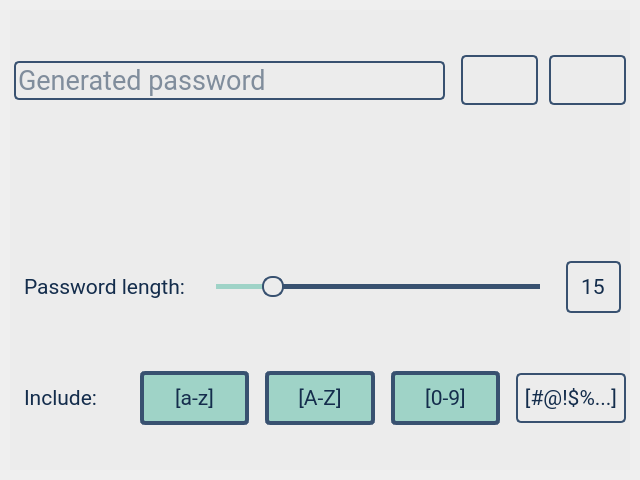
<?xml version="1.0" encoding="UTF-8"?>
<ui version="4.0">
 <class>MainWindow</class>
 <widget class="QMainWindow" name="MainWindow">
  <property name="geometry">
   <rect>
    <x>0</x>
    <y>0</y>
    <width>640</width>
    <height>480</height>
   </rect>
  </property>
  <property name="minimumSize">
   <size>
    <width>640</width>
    <height>480</height>
   </size>
  </property>
  <property name="maximumSize">
   <size>
    <width>640</width>
    <height>480</height>
   </size>
  </property>
  <property name="windowTitle">
   <string>Password Generator</string>
  </property>
  <property name="windowIcon">
   <iconset>
    <normaloff>:/icons/resources/app_icon.ico</normaloff>:/icons/resources/app_icon.ico</iconset>
  </property>
  <widget class="QWidget" name="centralwidget">
   <property name="styleSheet">
    <string notr="true">QWidget {
    background-color: #ececec;
    color: #142d4c;
    font-family: Roboto;
    font-size: 16pt;
    margin: 10px;
}

QPushButton {
    border: 2px solid #385170;
	padding: 10px;
    border-radius: 5px;
	margin: 0 5px 0 0;
}

QPushButton#btn_lower, #btn_upper, #btn_digits, #btn_punct{
    padding: 10px 0;
	margin-left: 5px;
}

QPushButton:hover {
    border-color: #9fd3c7;
}

QPushButton:pressed {
    border: 6px solid #385170;
}

QPushButton:checked {
    background-color: #9fd3c7;
    border: 4px solid #385170;
    border-radius: 5px;
}

QLineEdit {
    border: 2px solid #385170;
	border-radius: 5px;
    margin-left: 5px;
    font-size: 20pt;
}

QSlider::groove:horizontal {
    background-color: transparent;
    height: 5px;
}

QSlider::sub-page:horizontal {
    background-color: #9fd3c7;
}

QSlider::add-page:horizontal {
    background-color: #385170;
}

QSlider::handle:horizontal {
    background-color: #ececec;
	border: 2px solid #385170;
    width: 18px;
    border-radius: 10px;
    margin-top: -8px;
    margin-bottom: -8px;
}

QSpinBox {
    background: transparent;
    border: 2px solid #385170;
	padding: 10px;
    border-radius: 5px;
}

QSpinBox:hover {
    border-color: #9fd3c7;
}</string>
   </property>
   <layout class="QVBoxLayout" name="verticalLayout">
    <item>
     <layout class="QHBoxLayout" name="horizontalLayout">
      <item>
       <widget class="QLineEdit" name="line_password">
        <property name="readOnly">
         <bool>true</bool>
        </property>
        <property name="placeholderText">
         <string>Generated password</string>
        </property>
       </widget>
      </item>
      <item>
       <widget class="QPushButton" name="btn_refresh">
        <property name="text">
         <string/>
        </property>
        <property name="icon">
         <iconset>
          <normalon>:/icons/resources/autorenew_black_24dp.svg</normalon>
         </iconset>
        </property>
       </widget>
      </item>
      <item>
       <widget class="QPushButton" name="btn_copy">
        <property name="text">
         <string/>
        </property>
        <property name="icon">
         <iconset>
          <normalon>:/icons/resources/content_copy_black_24dp.svg</normalon>
         </iconset>
        </property>
       </widget>
      </item>
     </layout>
    </item>
    <item>
     <layout class="QHBoxLayout" name="layout_info">
      <item>
       <widget class="QLabel" name="label_entropy">
        <property name="sizePolicy">
         <sizepolicy hsizetype="Preferred" vsizetype="Maximum">
          <horstretch>0</horstretch>
          <verstretch>0</verstretch>
         </sizepolicy>
        </property>
        <property name="text">
         <string/>
        </property>
        <property name="alignment">
         <set>Qt::AlignCenter</set>
        </property>
       </widget>
      </item>
      <item>
       <widget class="QLabel" name="label_strength">
        <property name="sizePolicy">
         <sizepolicy hsizetype="Preferred" vsizetype="Maximum">
          <horstretch>0</horstretch>
          <verstretch>0</verstretch>
         </sizepolicy>
        </property>
        <property name="text">
         <string/>
        </property>
        <property name="alignment">
         <set>Qt::AlignCenter</set>
        </property>
       </widget>
      </item>
     </layout>
    </item>
    <item>
     <layout class="QHBoxLayout" name="layout_length">
      <item>
       <widget class="QLabel" name="label">
        <property name="text">
         <string>Password length:</string>
        </property>
       </widget>
      </item>
      <item>
       <widget class="QSlider" name="slider_length">
        <property name="cursor">
         <cursorShape>PointingHandCursor</cursorShape>
        </property>
        <property name="value">
         <number>15</number>
        </property>
        <property name="orientation">
         <enum>Qt::Horizontal</enum>
        </property>
       </widget>
      </item>
      <item>
       <widget class="QSpinBox" name="spinbox_length">
        <property name="alignment">
         <set>Qt::AlignCenter</set>
        </property>
        <property name="buttonSymbols">
         <enum>QAbstractSpinBox::NoButtons</enum>
        </property>
        <property name="value">
         <number>15</number>
        </property>
       </widget>
      </item>
     </layout>
    </item>
    <item>
     <layout class="QHBoxLayout" name="layout_characters">
      <item>
       <widget class="QLabel" name="label_2">
        <property name="text">
         <string>Include:</string>
        </property>
       </widget>
      </item>
      <item>
       <widget class="QPushButton" name="btn_lower">
        <property name="text">
         <string>[a-z]</string>
        </property>
        <property name="checkable">
         <bool>true</bool>
        </property>
        <property name="checked">
         <bool>true</bool>
        </property>
       </widget>
      </item>
      <item>
       <widget class="QPushButton" name="btn_upper">
        <property name="text">
         <string>[A-Z]</string>
        </property>
        <property name="checkable">
         <bool>true</bool>
        </property>
        <property name="checked">
         <bool>true</bool>
        </property>
       </widget>
      </item>
      <item>
       <widget class="QPushButton" name="btn_digits">
        <property name="text">
         <string>[0-9]</string>
        </property>
        <property name="checkable">
         <bool>true</bool>
        </property>
        <property name="checked">
         <bool>true</bool>
        </property>
       </widget>
      </item>
      <item>
       <widget class="QPushButton" name="btn_punct">
        <property name="text">
         <string>[#@!$%...]</string>
        </property>
        <property name="checkable">
         <bool>true</bool>
        </property>
        <property name="checked">
         <bool>false</bool>
        </property>
       </widget>
      </item>
     </layout>
    </item>
   </layout>
  </widget>
 </widget>
 <resources>
  <include location="../resources.qrc"/>
 </resources>
 <connections/>
</ui>
